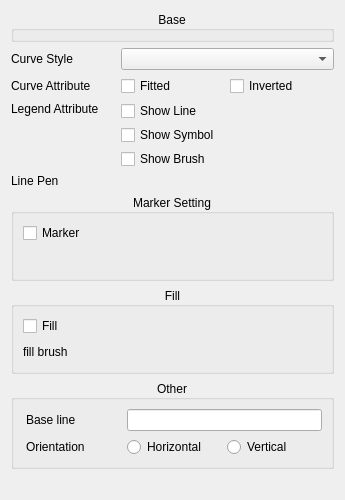
<?xml version="1.0" encoding="UTF-8"?>
<ui version="4.0">
 <class>DAChartCurveItemSettingWidget</class>
 <widget class="QWidget" name="DAChartCurveItemSettingWidget">
  <property name="geometry">
   <rect>
    <x>0</x>
    <y>0</y>
    <width>345</width>
    <height>500</height>
   </rect>
  </property>
  <property name="windowTitle">
   <string>Curve Setting</string>
  </property>
  <layout class="QGridLayout" name="gridLayout_2">
   <item row="6" column="0" colspan="3">
    <widget class="QGroupBox" name="groupBoxMarker">
     <property name="enabled">
      <bool>true</bool>
     </property>
     <property name="sizePolicy">
      <sizepolicy hsizetype="Preferred" vsizetype="Maximum">
       <horstretch>0</horstretch>
       <verstretch>0</verstretch>
      </sizepolicy>
     </property>
     <property name="minimumSize">
      <size>
       <width>0</width>
       <height>0</height>
      </size>
     </property>
     <property name="title">
      <string>Marker Setting</string>
     </property>
     <property name="alignment">
      <set>Qt::AlignCenter</set>
     </property>
     <property name="flat">
      <bool>true</bool>
     </property>
     <property name="checkable">
      <bool>false</bool>
     </property>
     <property name="checked">
      <bool>false</bool>
     </property>
     <layout class="QGridLayout" name="gridLayout_4">
      <item row="0" column="0">
       <widget class="QCheckBox" name="checkBoxEnableMarker">
        <property name="text">
         <string>Marker</string>
        </property>
       </widget>
      </item>
      <item row="1" column="0">
       <widget class="QLabel" name="labelMarker">
        <property name="text">
         <string/>
        </property>
       </widget>
      </item>
      <item row="1" column="1" colspan="2">
       <widget class="DA::DAChartSymbolEditWidget" name="symbolEditWidget" native="true">
        <property name="enabled">
         <bool>false</bool>
        </property>
        <property name="sizePolicy">
         <sizepolicy hsizetype="Preferred" vsizetype="Maximum">
          <horstretch>0</horstretch>
          <verstretch>0</verstretch>
         </sizepolicy>
        </property>
        <property name="minimumSize">
         <size>
          <width>0</width>
          <height>20</height>
         </size>
        </property>
       </widget>
      </item>
     </layout>
    </widget>
   </item>
   <item row="10" column="0" colspan="3">
    <widget class="QGroupBox" name="groupBox">
     <property name="sizePolicy">
      <sizepolicy hsizetype="Preferred" vsizetype="Maximum">
       <horstretch>0</horstretch>
       <verstretch>0</verstretch>
      </sizepolicy>
     </property>
     <property name="title">
      <string>Other</string>
     </property>
     <property name="alignment">
      <set>Qt::AlignCenter</set>
     </property>
     <property name="flat">
      <bool>true</bool>
     </property>
     <layout class="QGridLayout" name="gridLayout">
      <property name="leftMargin">
       <number>12</number>
      </property>
      <property name="topMargin">
       <number>9</number>
      </property>
      <item row="0" column="0">
       <widget class="QLabel" name="label_4">
        <property name="text">
         <string>Base line</string>
        </property>
       </widget>
      </item>
      <item row="0" column="1" colspan="2">
       <widget class="QLineEdit" name="lineEditBaseLine"/>
      </item>
      <item row="1" column="0">
       <widget class="QLabel" name="label_5">
        <property name="text">
         <string>Orientation</string>
        </property>
       </widget>
      </item>
      <item row="1" column="1">
       <widget class="QRadioButton" name="radioButtonHorizontal">
        <property name="text">
         <string>Horizontal</string>
        </property>
        <attribute name="buttonGroup">
         <string notr="true">buttonGroupOrientation</string>
        </attribute>
       </widget>
      </item>
      <item row="1" column="2">
       <widget class="QRadioButton" name="radioButtonVertical">
        <property name="text">
         <string>Vertical</string>
        </property>
        <attribute name="buttonGroup">
         <string notr="true">buttonGroupOrientation</string>
        </attribute>
       </widget>
      </item>
     </layout>
    </widget>
   </item>
   <item row="3" column="1" colspan="2">
    <layout class="QVBoxLayout" name="verticalLayout_4">
     <item>
      <widget class="QCheckBox" name="checkBoxLegendShowLine">
       <property name="minimumSize">
        <size>
         <width>0</width>
         <height>18</height>
        </size>
       </property>
       <property name="text">
        <string>Show Line</string>
       </property>
      </widget>
     </item>
     <item>
      <widget class="QCheckBox" name="checkBoxLegendShowSymbol">
       <property name="minimumSize">
        <size>
         <width>0</width>
         <height>18</height>
        </size>
       </property>
       <property name="text">
        <string>Show Symbol</string>
       </property>
      </widget>
     </item>
     <item>
      <widget class="QCheckBox" name="checkBoxLegendShowBrush">
       <property name="minimumSize">
        <size>
         <width>0</width>
         <height>18</height>
        </size>
       </property>
       <property name="text">
        <string>Show Brush</string>
       </property>
      </widget>
     </item>
    </layout>
   </item>
   <item row="0" column="0" colspan="3">
    <widget class="QGroupBox" name="groupBoxBaseItem">
     <property name="title">
      <string>Base</string>
     </property>
     <property name="alignment">
      <set>Qt::AlignCenter</set>
     </property>
     <property name="flat">
      <bool>true</bool>
     </property>
     <layout class="QVBoxLayout" name="verticalLayout">
      <property name="spacing">
       <number>0</number>
      </property>
      <property name="leftMargin">
       <number>0</number>
      </property>
      <property name="topMargin">
       <number>1</number>
      </property>
      <property name="rightMargin">
       <number>0</number>
      </property>
      <property name="bottomMargin">
       <number>1</number>
      </property>
      <item>
       <widget class="DA::DAChartPlotItemSettingWidget" name="widgetItemSetting" native="true"/>
      </item>
     </layout>
    </widget>
   </item>
   <item row="9" column="0" colspan="3">
    <widget class="QGroupBox" name="groupBoxFill">
     <property name="sizePolicy">
      <sizepolicy hsizetype="Preferred" vsizetype="Maximum">
       <horstretch>0</horstretch>
       <verstretch>0</verstretch>
      </sizepolicy>
     </property>
     <property name="minimumSize">
      <size>
       <width>0</width>
       <height>0</height>
      </size>
     </property>
     <property name="title">
      <string>Fill</string>
     </property>
     <property name="alignment">
      <set>Qt::AlignCenter</set>
     </property>
     <property name="flat">
      <bool>true</bool>
     </property>
     <property name="checkable">
      <bool>false</bool>
     </property>
     <property name="checked">
      <bool>false</bool>
     </property>
     <layout class="QGridLayout" name="gridLayout_3">
      <item row="1" column="0">
       <widget class="QLabel" name="label_8">
        <property name="text">
         <string>fill brush</string>
        </property>
       </widget>
      </item>
      <item row="0" column="0">
       <widget class="QCheckBox" name="checkBoxEnableFill">
        <property name="text">
         <string>Fill</string>
        </property>
       </widget>
      </item>
      <item row="1" column="1" colspan="2">
       <widget class="DA::DABrushEditWidget" name="brushEditWidget" native="true">
        <property name="enabled">
         <bool>false</bool>
        </property>
        <property name="sizePolicy">
         <sizepolicy hsizetype="Preferred" vsizetype="Maximum">
          <horstretch>0</horstretch>
          <verstretch>0</verstretch>
         </sizepolicy>
        </property>
        <property name="minimumSize">
         <size>
          <width>0</width>
          <height>20</height>
         </size>
        </property>
       </widget>
      </item>
     </layout>
    </widget>
   </item>
   <item row="11" column="0" colspan="3">
    <spacer name="verticalSpacer">
     <property name="orientation">
      <enum>Qt::Vertical</enum>
     </property>
     <property name="sizeHint" stdset="0">
      <size>
       <width>20</width>
       <height>40</height>
      </size>
     </property>
    </spacer>
   </item>
   <item row="1" column="1" colspan="2">
    <widget class="QComboBox" name="comboBoxCurveStyle"/>
   </item>
   <item row="1" column="0">
    <widget class="QLabel" name="label">
     <property name="text">
      <string>Curve Style</string>
     </property>
    </widget>
   </item>
   <item row="4" column="1" colspan="2">
    <widget class="DA::DAPenEditWidget" name="penEditWidget" native="true">
     <property name="sizePolicy">
      <sizepolicy hsizetype="Preferred" vsizetype="Maximum">
       <horstretch>0</horstretch>
       <verstretch>0</verstretch>
      </sizepolicy>
     </property>
     <property name="minimumSize">
      <size>
       <width>0</width>
       <height>12</height>
      </size>
     </property>
    </widget>
   </item>
   <item row="4" column="0">
    <widget class="QLabel" name="label_7">
     <property name="text">
      <string>Line Pen</string>
     </property>
    </widget>
   </item>
   <item row="2" column="0">
    <widget class="QLabel" name="label_2">
     <property name="text">
      <string>Curve Attribute</string>
     </property>
    </widget>
   </item>
   <item row="2" column="1">
    <widget class="QCheckBox" name="checkBoxFitted">
     <property name="toolTip">
      <string>&lt;html&gt;&lt;head/&gt;&lt;body&gt;&lt;p&gt;Only in combination with Lines Style, tries to interpolate/smooth the curve, before it is painted. &lt;/p&gt;&lt;p&gt;Note:Curve fitting requires temporary memory for calculating coefficients and additional points.&lt;/p&gt;&lt;/body&gt;&lt;/html&gt;</string>
     </property>
     <property name="text">
      <string>Fitted</string>
     </property>
    </widget>
   </item>
   <item row="2" column="2">
    <widget class="QCheckBox" name="checkBoxInverted">
     <property name="toolTip">
      <string>&lt;html&gt;&lt;head/&gt;&lt;body&gt;&lt;p&gt;For Steps curve style only. Draws a step function from the right to the left.&lt;/p&gt;&lt;/body&gt;&lt;/html&gt;</string>
     </property>
     <property name="text">
      <string>Inverted</string>
     </property>
    </widget>
   </item>
   <item row="3" column="0">
    <widget class="QLabel" name="label_3">
     <property name="minimumSize">
      <size>
       <width>0</width>
       <height>54</height>
      </size>
     </property>
     <property name="text">
      <string>Legend Attribute</string>
     </property>
     <property name="alignment">
      <set>Qt::AlignLeading|Qt::AlignLeft|Qt::AlignTop</set>
     </property>
    </widget>
   </item>
  </layout>
 </widget>
 <customwidgets>
  <customwidget>
   <class>DA::DAPenEditWidget</class>
   <extends>QWidget</extends>
   <header>DAPenEditWidget.h</header>
   <container>1</container>
  </customwidget>
  <customwidget>
   <class>DA::DABrushEditWidget</class>
   <extends>QWidget</extends>
   <header>DABrushEditWidget.h</header>
   <container>1</container>
  </customwidget>
  <customwidget>
   <class>DA::DAChartSymbolEditWidget</class>
   <extends>QWidget</extends>
   <header>DAChartSymbolEditWidget.h</header>
   <container>1</container>
  </customwidget>
  <customwidget>
   <class>DA::DAChartPlotItemSettingWidget</class>
   <extends>QWidget</extends>
   <header>DAChartPlotItemSettingWidget.h</header>
   <container>1</container>
  </customwidget>
 </customwidgets>
 <resources/>
 <connections>
  <connection>
   <sender>checkBoxEnableMarker</sender>
   <signal>toggled(bool)</signal>
   <receiver>symbolEditWidget</receiver>
   <slot>setEnabled(bool)</slot>
   <hints>
    <hint type="sourcelabel">
     <x>43</x>
     <y>219</y>
    </hint>
    <hint type="destinationlabel">
     <x>177</x>
     <y>255</y>
    </hint>
   </hints>
  </connection>
  <connection>
   <sender>checkBoxEnableFill</sender>
   <signal>toggled(bool)</signal>
   <receiver>brushEditWidget</receiver>
   <slot>setEnabled(bool)</slot>
   <hints>
    <hint type="sourcelabel">
     <x>35</x>
     <y>306</y>
    </hint>
    <hint type="destinationlabel">
     <x>239</x>
     <y>341</y>
    </hint>
   </hints>
  </connection>
 </connections>
 <buttongroups>
  <buttongroup name="buttonGroupOrientation"/>
 </buttongroups>
</ui>
